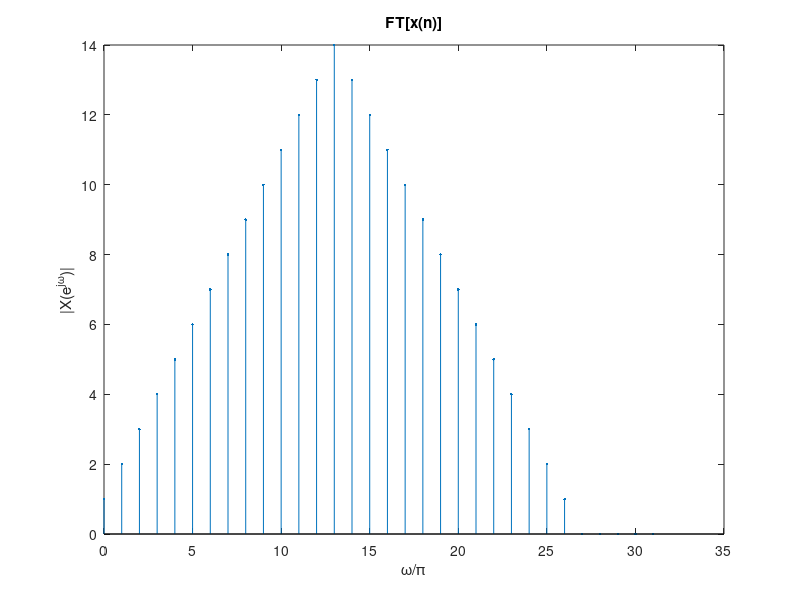

Reproduce this figure in MATLAB.
% 定义信号 x(n)
n = 0:31;
x = zeros(1, 32);
x(1:14) = (0:13) + 1;           % 设置 x(n) = n + 1, 当 0 <= n <= 13
x(15:28) = 27 - (14:27);         % 设置 x(n) = 27 - n, 当 14 <= n <= 25

% 计算 32 点 DFT
X_32 = fft(x, 32);

% 绘制原信号频谱，归一化频率轴
figure;
omega = (0:31) / 32; % 归一化频率轴，从 0 到 1
%plot(omega, abs(X_32));
stem(n, x, '.');
title('FT[x(n)]');
xlabel('\omega/\pi');
ylabel('|X(e^{j\omega})|');
